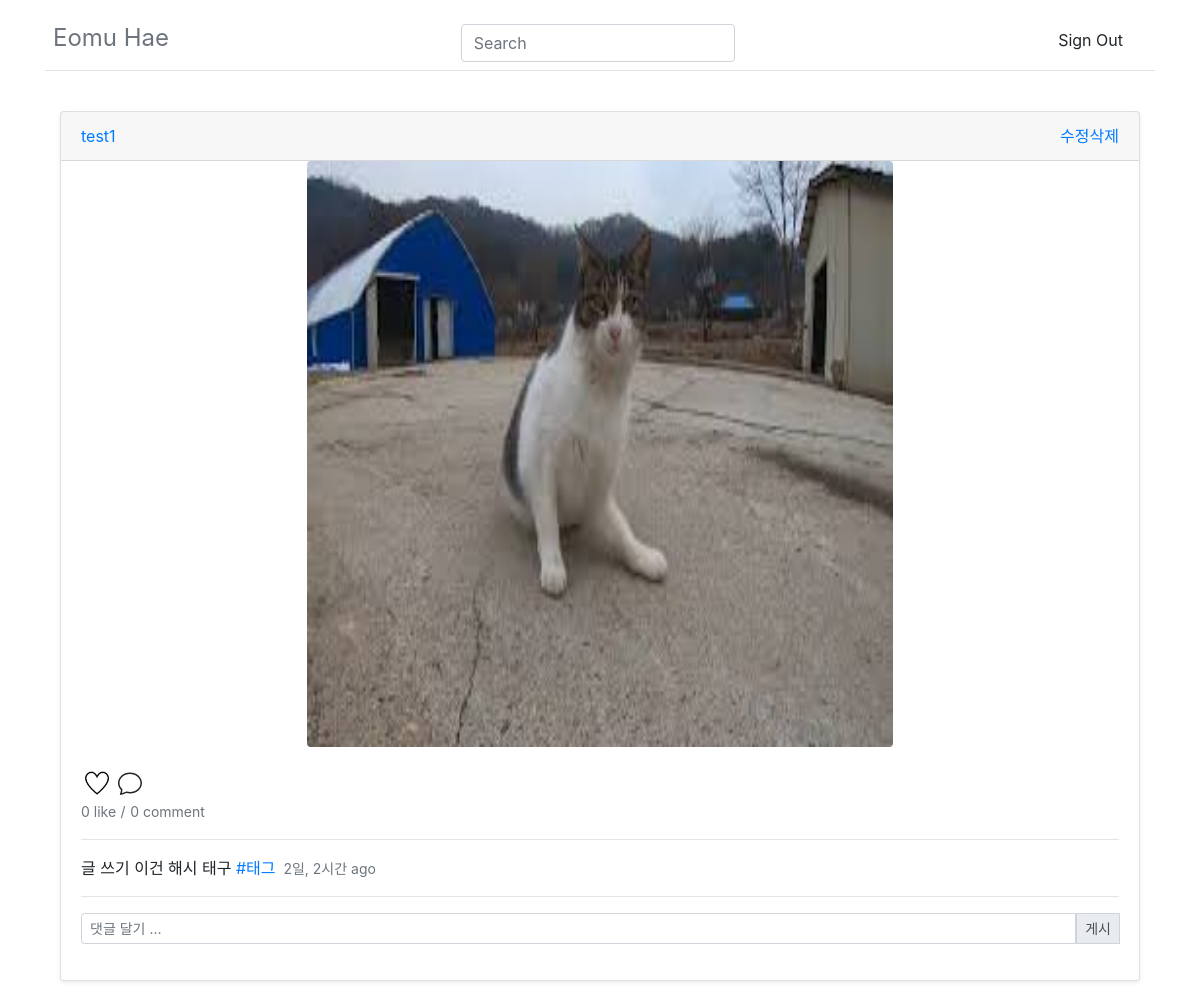
/intworldapp/explore/tags/태그/, run on the app's committed database.
### intworldapp/models.py (models this page shows, shortened)
class Post(models.Model):
    main_text = models.CharField(max_length=200)
    create_user = models.ForeignKey(User, on_delete = models.CASCADE)
    create_date = models.DateTimeField('date published', default=timezone.now)
    update_date = models.DateTimeField('date published', null = True, default=timezone.now)
    create_img = models.ImageField(blank=True, upload_to="post/%Y/%m/%d", null=True)
    likes = models.ManyToManyField(User, related_name='likes')
    tag_set = models.ManyToManyField('Tag', blank=True)
    @property
    def total_likes(self):
        return self.likes.count()

class Tag(models.Model):
    tag_name = models.CharField(max_length=140, unique=True)

### intworldapp/views.py (the view)
# urls.py: path('explore/tags/<str:tag>/', views.search, name='search'),
def search(request, tag=None):
    posts = Post.objects.all().order_by('-id')
    q = request.POST.get('q', "")
    if tag:
        posts = Post.objects.filter(tag_set__tag_name__iexact=tag).prefetch_related('tag_set').select_related('create_user')
        return render(request, 'search.html', {'posts' : posts, 'q' : q, 'tag': tag})
    if q:
        posts = posts.filter(main_text__icontains=q)
        return render(request, 'search.html', {'posts' : posts, 'q' : q})
    else:
        return render(request, 'search.html')

### intworldapp/templatetags/post_extras.py (called while the page is built)
@register.filter
def add_link(value):
    main_text = value.main_text
    tags = value.tag_set.all()
    for tag in tags:
        main_text = re.sub(r'\#'+tag.tag_name+r'\b', '<a href="/intworldapp/explore/tags/'+tag.tag_name+'">#'+tag.tag_name+'</a>', main_text)
    return main_text

### intworldapp/templates/search.html (shortened to what this page needs)
{% extends 'base.html' %}
{% load post_extras %}
{% load humanize %}
{% block content %}
<body>
<div class="container">
  {% for post in posts.all %}
  <div class="card-deck mb-3">
    <div class="card mb-4 shadow-sm">
      <div class="card-header">
        <div class="d-flex justify-content-between align-items-center">
          <div class="btn-group">
          <a class="my-0 font-weight-normal" href="{% url 'userpage' post.create_user %}">{{ post.create_user }}</a>
          </div>
          <div class="btn-group">
          <a href="{% url 'update' post.id %}">수정</a>
          <a href="{% url 'delete' post.id %}">삭제</a>
          </div>
        </div>
      </div>
      {% if post.create_img %}
      <div class="text-center">
        <img src="{{post.create_img.url}}" class="rounded" alt="..." width="585.5dp" height="585.5dp">
      </div>
      {% else %}
      <a>no</a>
      {% endif %}
      <div class="card-body">
        {% if post.likes.all %}
        <a class="like" name="{{ post.pk }}"><img id="like-img{{ post.pk }}" src="/static/like_after.png" alt="클릭시 좋아요 취소" style="width: 2rem; height:2rem;"></a>
        {% else %}
        <a class="like" name="{{ post.pk }}"><img id="like-img{{ post.pk }}" src="/static/like_before.png" alt="클릭시 좋아요" style="width: 2rem; height:2rem;"></a>
        {% endif %}
        <br>
        <small class="text-muted"><span class="like_count" id="count{{ post.pk }}">{{ post.total_likes }} like</span></small>
        <small class="text-muted">/</small>
        <small class="text-muted">{{post.comments.count}} comment</small>
        <hr>
        <a class="card-title pricing-card-title">{{ post|add_link|safe }}<small class="text-muted">&nbsp;&nbsp;{{ post.create_date | naturaltime }}</small></a>
        <hr>
        <form action="{% url 'c_post' post.id %}" method="POST">
          <div class="input-group input-group-sm mb-3">
            <input type="text" class="form-control" aria-label="Sizing example input" aria-describedby="inputGroup-sizing-sm" name="comment_text" id="comment_text" placeholder="댓글 달기 ..." style="display:inline-block">
            <div class="input-group-prepend">
              <button class="input-group-text" id="inputGroup-sizing-sm" type="submit">게시</button>
            </div>
          </div>
        </form>
      </div>
    </div>
  </div>
  {% endfor %}
</div>
</body>
{% endblock %}

### data on the page
Post: create_user "test1", create_img (picture), total_likes "0", comments.count "0", main_text+id "글 쓰기 이건 해시 태구 #태그", create_date "2일, 2시간 ago"
